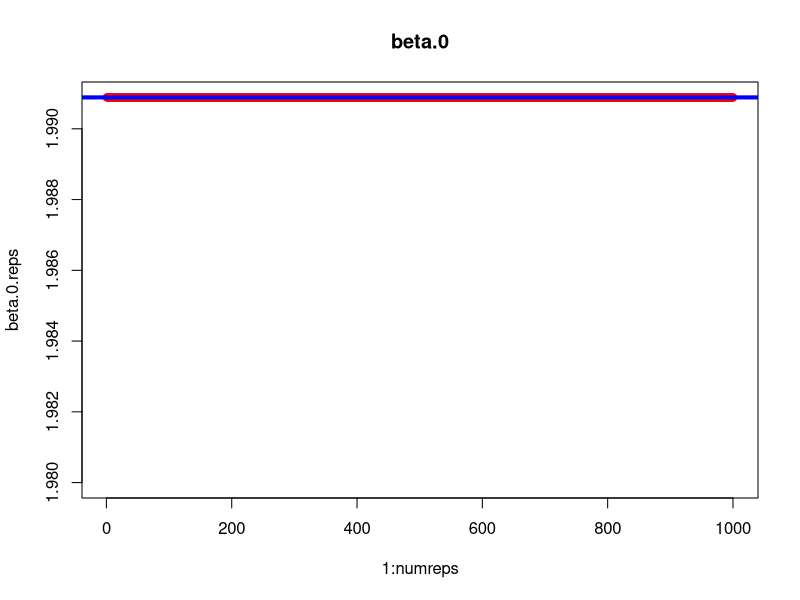
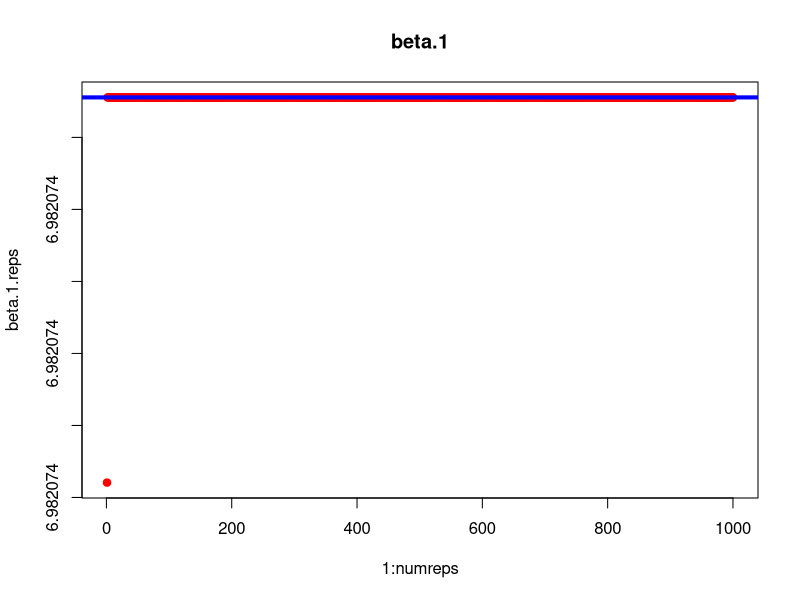
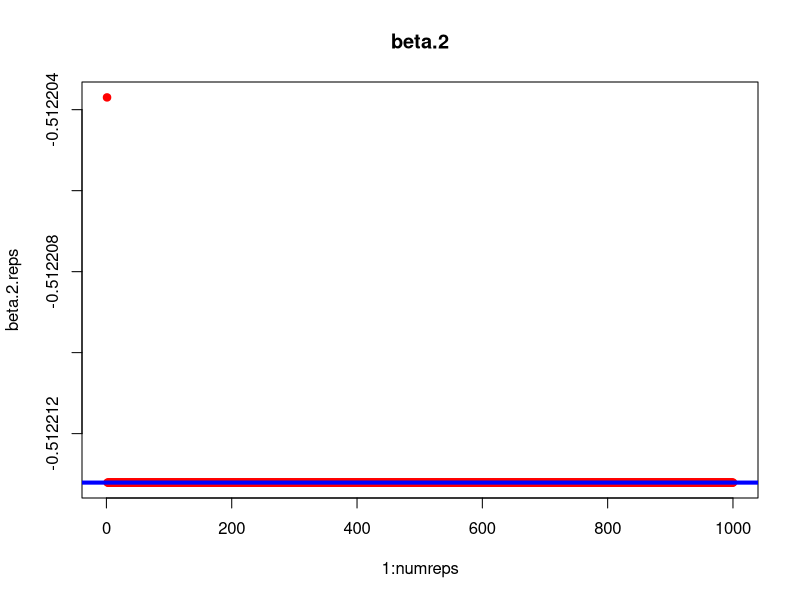

R code for these plots, in order:
## Chapter 7 Exercise 11 
## It was mentioned that GAMs are generally fit using a backfitting approach.
## The idea behind backfitting is actually quite simple.
## We will now explore backﬁtting in the context of multiple linear regression.
##
## Suppose that we would like to perform multiple linear regression, 
## but we do not have software to do so. Instead, we only have software 
## to perform simple linear regression.
##
## Therefore, we take the following iterative approach: 
## we repeatedly hold all but one coeﬃcient estimate ﬁxed at its current value, 
## and update only that coeﬃcient estimate using a simple linear regression.
##
## The process is continued until convergence—that is, 
## until the coeﬃcient estimates stop changing. 


## a) Generate a response Y and two predictors X1 and X2, with n = 100.
## Create some true values of betas.
rm(list=ls())
set.seed(5082)
beta.0 <- 2.0
beta.1 <- 7.0
beta.2 <- -0.5
n <- 100
x1 <- rnorm(n)
x2 <- rnorm(n)
y <- beta.0 + beta.1 * x1 + beta.2 * x2 + 0.1 * rnorm(n)


## b) Initialize beta.1.hat
beta.1.hat = -1.0


## c) Keeping beta.1.hat fixed, then fit the model.
## In other words, set a starting point for the partial.residual for f(2).
partial.residual <- y - beta.1.hat * x1
beta.2.hat <- lm(partial.residual ~ x2)$coef[2]


## d) Keeping beta.2.hat fixed, then fit the model.
## In other words, set a starting point for the partial.residual for f(1).
partial.residual <- y - beta.2.hat * x2
beta.1.hat <- lm(partial.residual ~ x1)$coef[2]


## e) Write a for loop to repeat c and d 1000 times. Report the estimates of 
## beta.1.hat, beta.2.hat, and beta.0.hat at each iteration of the for loop.
## Create a plot in which each of these values is displayed
numreps <- 1000
beta.0.reps <- rep(0,numreps)
beta.1.reps <- rep(0,numreps)
beta.2.reps <- rep(0,numreps)
for(rep in 1:numreps){
  ## Update beta.2.hat  
  partial.residual <- y - beta.1.hat * x1
  beta.2.hat <- lm(partial.residual ~ x2)$coef[2] 
  ## Update beta.1.hat and beta.0.hat 
  partial.residual <- y - beta.2.hat * x2
  temp.model <- lm(partial.residual ~ x1)
  beta.1.hat <- temp.model$coef[2]
  beta.0.hat <- temp.model$coef[1] 
  ## Record progress
  beta.0.reps[rep] = beta.0.hat
  beta.1.reps[rep] = beta.1.hat
  beta.2.reps[rep] = beta.2.hat
}
##
## For comparison, get the coefficient estimates produced by lm:
lm.model <- lm(y ~ x1 + x2)
##
## Backfitting iterations are red dots
## True value of the parameters are the horizontal green lines
## lm()'s estimated coefficients are the horizontal blue lines
##
## Plot beta.0 progress versus lm'r result
plot(1:numreps, beta.0.reps, main='beta.0', col='red', pch=19, ylim=c(beta.0*0.99,max(beta.0.reps)))
abline(h=beta.0,col='green',lwd=4)
abline(h=lm.model$coefficients[1], col='blue', lwd=4)
## Plot beta.1 progress versus lm'r result
plot(1:numreps, beta.1.reps, main='beta.1', col='red', pch=19)
abline(h=beta.1,col='green',lwd=4)
abline(h=lm.model$coefficients[2], col='blue', lwd=4)
## Plot beta.2 progress versus lm'r result
plot(1:numreps, beta.2.reps, main='beta.2', col='red', pch=19)
abline(h=beta.2,col='green',lwd=4)
abline(h=lm.model$coefficients[3], col='blue', lwd=4)
